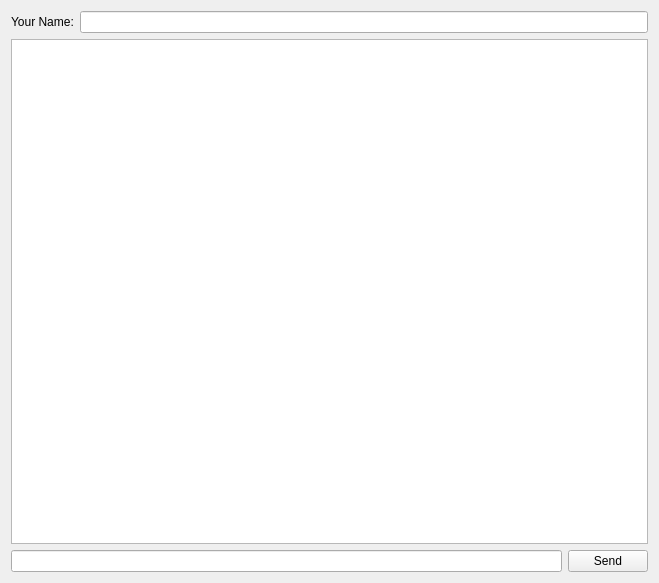
<?xml version="1.0" encoding="UTF-8"?>
<ui version="4.0">
 <class>Widget</class>
 <widget class="QWidget" name="Widget">
  <property name="geometry">
   <rect>
    <x>0</x>
    <y>0</y>
    <width>659</width>
    <height>583</height>
   </rect>
  </property>
  <property name="windowTitle">
   <string>Widget</string>
  </property>
  <layout class="QVBoxLayout" name="verticalLayout">
   <item>
    <layout class="QHBoxLayout" name="horizontalLayout">
     <item>
      <widget class="QLabel" name="label">
       <property name="text">
        <string>Your Name:</string>
       </property>
      </widget>
     </item>
     <item>
      <widget class="QLineEdit" name="nameField"/>
     </item>
    </layout>
   </item>
   <item>
    <widget class="QTextEdit" name="chatText"/>
   </item>
   <item>
    <layout class="QHBoxLayout" name="horizontalLayout_2">
     <item>
      <widget class="QLineEdit" name="msgField"/>
     </item>
     <item>
      <widget class="QPushButton" name="sendBtn">
       <property name="text">
        <string>Send</string>
       </property>
      </widget>
     </item>
    </layout>
   </item>
  </layout>
 </widget>
 <layoutdefault spacing="6" margin="11"/>
 <resources/>
 <connections/>
</ui>
